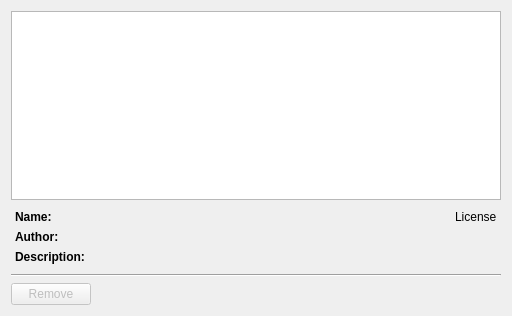
<?xml version="1.0" encoding="UTF-8"?>
<ui version="4.0">
 <class>ThemeManager</class>
 <widget class="QWidget" name="ThemeManager">
  <property name="geometry">
   <rect>
    <x>0</x>
    <y>0</y>
    <width>512</width>
    <height>316</height>
   </rect>
  </property>
  <layout class="QVBoxLayout" name="verticalLayout">
   <item>
    <widget class="QListWidget" name="listWidget">
     <property name="iconSize">
      <size>
       <width>32</width>
       <height>32</height>
      </size>
     </property>
    </widget>
   </item>
   <item>
    <widget class="QWidget" name="widget" native="true">
     <property name="sizePolicy">
      <sizepolicy hsizetype="Preferred" vsizetype="Maximum">
       <horstretch>0</horstretch>
       <verstretch>0</verstretch>
      </sizepolicy>
     </property>
     <layout class="QFormLayout" name="formLayout">
      <property name="fieldGrowthPolicy">
       <enum>QFormLayout::AllNonFixedFieldsGrow</enum>
      </property>
      <property name="leftMargin">
       <number>4</number>
      </property>
      <property name="topMargin">
       <number>4</number>
      </property>
      <property name="rightMargin">
       <number>4</number>
      </property>
      <property name="bottomMargin">
       <number>4</number>
      </property>
      <item row="0" column="0">
       <widget class="QLabel" name="label">
        <property name="text">
         <string>&lt;b&gt;Name:&lt;/b&gt;</string>
        </property>
        <property name="alignment">
         <set>Qt::AlignLeading|Qt::AlignLeft|Qt::AlignTop</set>
        </property>
       </widget>
      </item>
      <item row="1" column="0">
       <widget class="QLabel" name="label_2">
        <property name="text">
         <string>&lt;b&gt;Author:&lt;/b&gt;</string>
        </property>
        <property name="alignment">
         <set>Qt::AlignLeading|Qt::AlignLeft|Qt::AlignTop</set>
        </property>
       </widget>
      </item>
      <item row="1" column="1">
       <widget class="QLabel" name="author">
        <property name="text">
         <string/>
        </property>
        <property name="wordWrap">
         <bool>true</bool>
        </property>
        <property name="textInteractionFlags">
         <set>Qt::LinksAccessibleByMouse|Qt::TextSelectableByMouse</set>
        </property>
       </widget>
      </item>
      <item row="2" column="0">
       <widget class="QLabel" name="label_3">
        <property name="text">
         <string>&lt;b&gt;Description:&lt;/b&gt;</string>
        </property>
        <property name="alignment">
         <set>Qt::AlignLeading|Qt::AlignLeft|Qt::AlignTop</set>
        </property>
       </widget>
      </item>
      <item row="2" column="1">
       <widget class="QLabel" name="description">
        <property name="text">
         <string/>
        </property>
        <property name="wordWrap">
         <bool>true</bool>
        </property>
        <property name="textInteractionFlags">
         <set>Qt::LinksAccessibleByMouse|Qt::TextSelectableByMouse</set>
        </property>
       </widget>
      </item>
      <item row="0" column="1">
       <layout class="QHBoxLayout" name="horizontalLayout">
        <item>
         <widget class="QLabel" name="name">
          <property name="text">
           <string/>
          </property>
          <property name="textInteractionFlags">
           <set>Qt::LinksAccessibleByMouse|Qt::TextSelectableByMouse</set>
          </property>
         </widget>
        </item>
        <item>
         <widget class="ClickableLabel" name="license">
          <property name="sizePolicy">
           <sizepolicy hsizetype="Fixed" vsizetype="Preferred">
            <horstretch>0</horstretch>
            <verstretch>0</verstretch>
           </sizepolicy>
          </property>
          <property name="cursor">
           <cursorShape>PointingHandCursor</cursorShape>
          </property>
          <property name="text">
           <string>License</string>
          </property>
          <property name="html-link-look" stdset="0">
           <bool>true</bool>
          </property>
         </widget>
        </item>
       </layout>
      </item>
     </layout>
    </widget>
   </item>
   <item>
    <widget class="Line" name="line">
     <property name="orientation">
      <enum>Qt::Horizontal</enum>
     </property>
    </widget>
   </item>
   <item>
    <layout class="QHBoxLayout" name="horizontalLayout_2">
     <item>
      <widget class="QPushButton" name="remove">
       <property name="enabled">
        <bool>false</bool>
       </property>
       <property name="text">
        <string>Remove</string>
       </property>
      </widget>
     </item>
     <item>
      <spacer name="horizontalSpacer">
       <property name="orientation">
        <enum>Qt::Horizontal</enum>
       </property>
       <property name="sizeHint" stdset="0">
        <size>
         <width>40</width>
         <height>20</height>
        </size>
       </property>
      </spacer>
     </item>
    </layout>
   </item>
  </layout>
 </widget>
 <customwidgets>
  <customwidget>
   <class>ClickableLabel</class>
   <extends>QLabel</extends>
   <header>clickablelabel.h</header>
  </customwidget>
 </customwidgets>
 <resources/>
 <connections/>
</ui>
